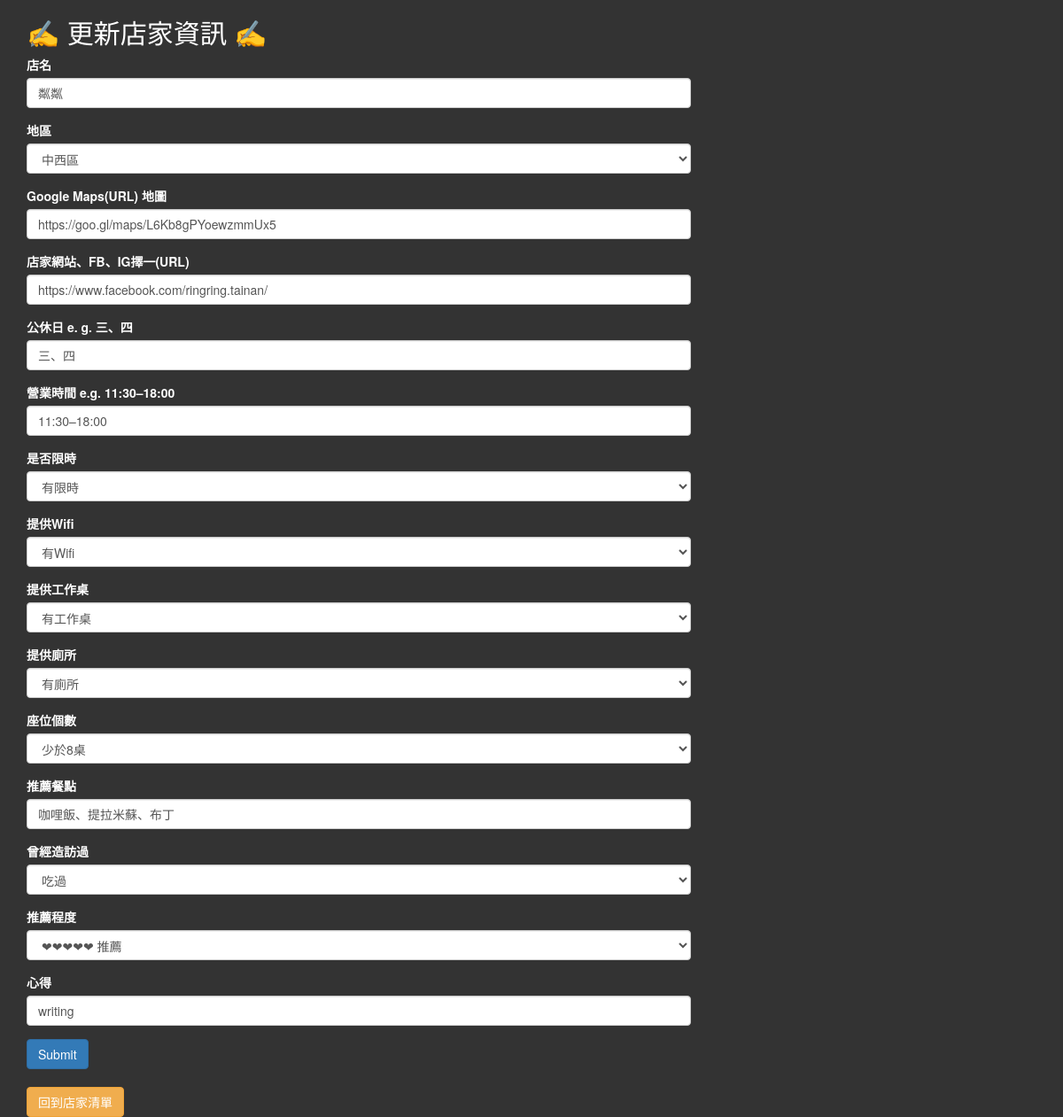
The app's page /edit-cafe/Cafe/粼粼 (signed in), older data.
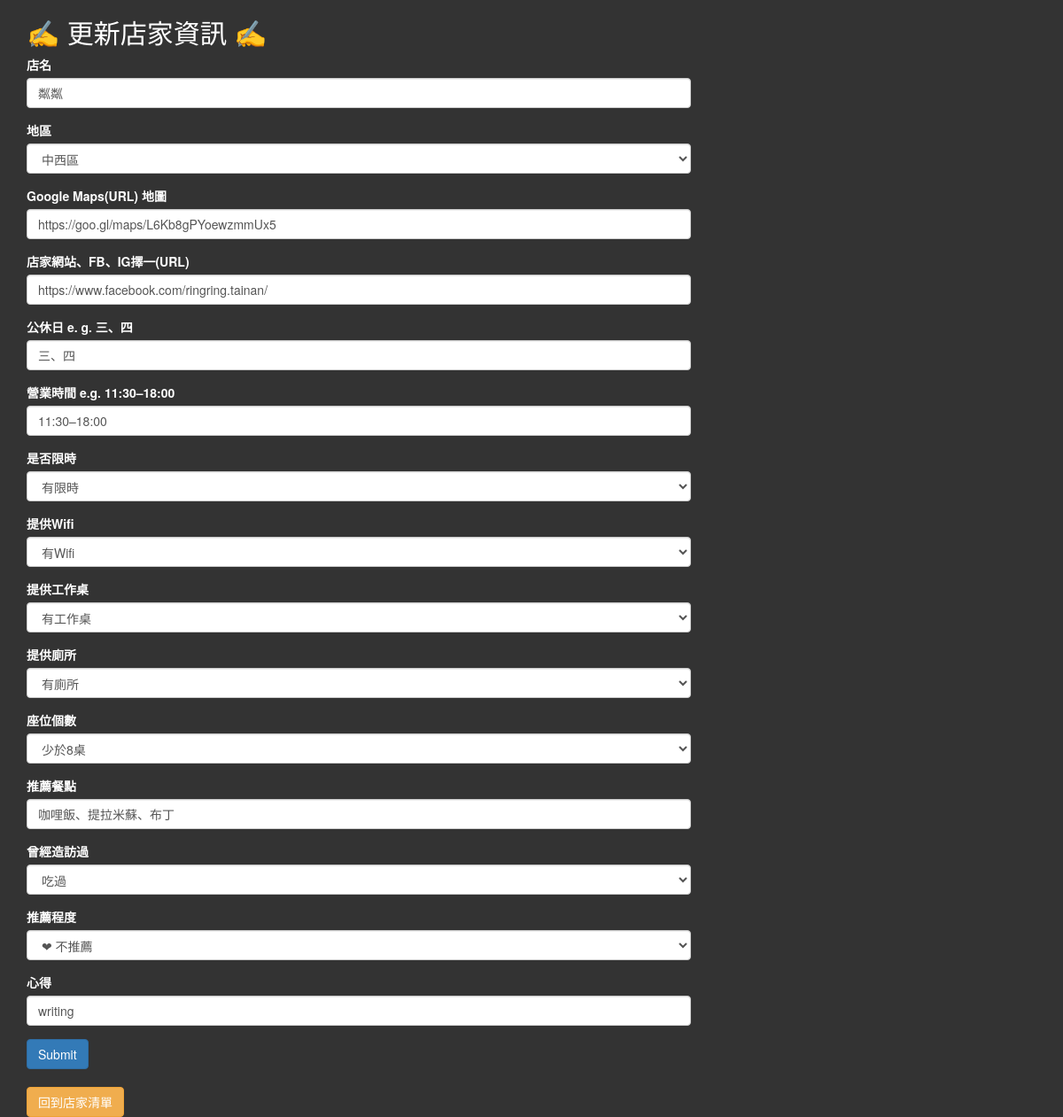
The same page, newer data.
### main.py (models this page shows)
class Cafe(db.Model):
    __tablename__ = "cafe_table"
    id = db.Column(db.Integer, primary_key=True)
    cafe = db.Column(db.String(250), unique=True, nullable=False)
    location = db.Column(db.String(250), nullable=False)
    maps_url = db.Column(db.String(1000), nullable=False)
    website = db.Column(db.String(1000), nullable=False)
    rest = db.Column(db.String(250), nullable=False)
    openhours = db.Column(db.String(250), nullable=False)
    timelimit = db.Column(db.String(250), nullable=False)
    wifi = db.Column(db.String(250), nullable=False)
    table = db.Column(db.String(250), nullable=False)
    toilet = db.Column(db.String(250), nullable=False)
    seats = db.Column(db.String(250), nullable=False)
    meal = db.Column(db.String(1000), nullable=False)
    visited = db.Column(db.String(250), nullable=False)
    recommend = db.Column(db.String(250), nullable=False)
    comment = db.Column(db.String(250), nullable=False)

### main.py (the view, shortened to what this page needs)
@app.route('/edit-cafe/<db_name>/<cafe_title>', methods=["GET", "POST"])
def edit_cafe(db_name, cafe_title):
    if db_name == "Cafe":
        cafe = Cafe.query.filter_by(cafe=cafe_title).first()
    elif db_name == "StreetfoodStore":
        cafe = StreetfoodStore.query.filter_by(cafe=cafe_title).first()
    elif db_name == "IceStore":
        cafe = IceStore.query.filter_by(cafe=cafe_title).first()
    elif db_name == "BreakfastStore":
        cafe = BreakfastStore.query.filter_by(cafe=cafe_title).first()
    if db_name == "Cafe":
        form = CafeForm()
    elif db_name == "StreetfoodStore":
        form = StoreForm()
    elif db_name == "IceStore":
        form = StoreForm()
    elif db_name == "BreakfastStore":
        form = BreakfastForm()
    form.cafe.data = cafe.cafe
    form.location.data = cafe.location
    form.maps_url.data = cafe.maps_url
    form.website.data = cafe.website
    form.rest.data = cafe.rest
    form.openhours.data = cafe.openhours
    if db_name == "Cafe":
        form.timelimit.data = cafe.timelimit
        form.wifi.data = cafe.wifi
        form.table.data = cafe.table
    if db_name != "BreakfastStore":
        form.toilet.data = cafe.toilet
    form.seats.data = cafe.seats
    form.meal.data = cafe.meal
    form.visited.data = cafe.visited
    form.recommend.data = cafe.recommend
    form.comment.data = cafe.comment
    return render_template('edit.html', form=form, db_name=db_name)

### main.py (called while the page is built)
@login_manager.user_loader
def load_user(user_id):
    return User.query.get(int(user_id))

### templates/edit.html (shortened to what this page needs)
{% extends 'bootstrap/base.html' %}
{% import "bootstrap/wtf.html" as wtf %}
{% block styles %}
    {{super()}}
    <link rel="stylesheet"
          href="{{url_for('.static', filename='css/styles.css')}}">
{% endblock %}
{% block content %}
<div class="container">
  <div class="row">
    <div class="col-sm-12 col-md-8">
      <h2>✍️ 更新店家資訊 ✍️</h2>
        {{ wtf.quick_form(form, novalidate=True, button_map={"submit": "primary"}) }}
        <a class="btn btn-warning btn-md" href="{{ url_for('stores', db_name=db_name) }}" role="button">回到店家清單</a>
    </div>
  </div>
</div>
{% endblock %}

### static/css/styles.css (style rules this page uses)
body { background-color: #333; color: white; }
a { color: #ffc107; }

Row changes from the older to the newer data that the page shows:
changed Cafe "粼粼": recommend "❤❤❤❤❤ 推薦" → "❤ 不推薦"
